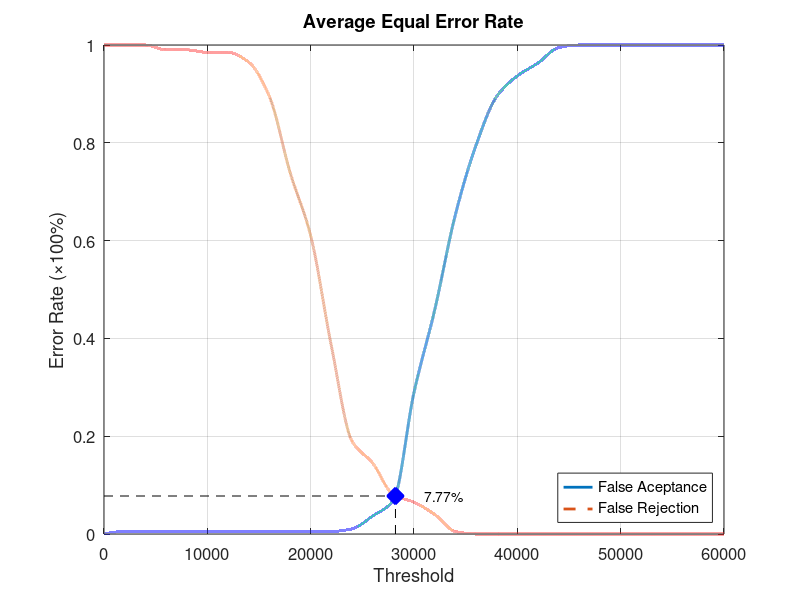
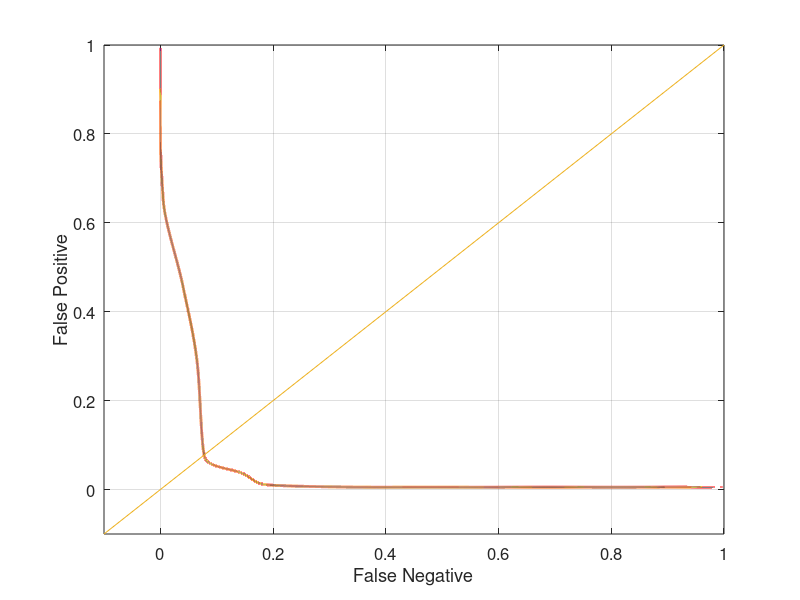

These charts were generated, in order, by the following MATLAB code:
function yEER = Database2_3
close all;
clear;
clc;
x = 0:2000:60000;
xq = 0:0.5:60000;

y0 = [0 0.00526316 0.00526316 0.00526316 0.00526316 0.00526316 0.00526316 0.00526316 0.00526316 0.00526316 0.00526316 0.00526316 0.0105263 0.0368421 0.0684211 0.289474 0.457895 0.652632 0.794737 0.894737 0.936842 0.963158 0.994737 1 1 1 1 1 1 1 1];
yy0 = interp1(x, y0, xq, 'pchip');
y1 = [1 1 1 0.99 0.99 0.985 0.985 0.965 0.895 0.74 0.61 0.385 0.19 0.145 0.08 0.065 0.04 0.005 0 0 0 0 0 0 0 0 0 0 0 0 0];
yy1 = interp1(x, y1, xq, 'pchip');

% Calculating EER: 
y2 = abs(y0 - y1);
find(y2 == min(y2))
yy2 = abs(yy0 - yy1);
xEER = find(yy2 == min(yy2));
xEERIndex = xq(xEER) % X-axis EER
yEER = yy0(xEER) % Y-axis EER

main = figure
plot(xq, yy0,'-','LineWidth', 2);	hold on
plot(xq, yy1,'--','LineWidth', 2);	hold on
plot([xEERIndex xEERIndex], [0 yEER], 'k--');	hold on
plot([0 xEERIndex], [yEER yEER], 'k--');	hold on
plot(xEERIndex, yEER, 'bx', 'LineWidth', 10);	hold on
text(xEERIndex + 10 * xEERIndex / 100, yEER, [num2str(round((10000 * yEER)) / 100) '%'])
legend('False Aceptance', 'False Rejection', 'Location', 'SouthEast')
xlabel('Threshold')
ylabel('Error Rate (\times100%)')
title('Average Equal Error Rate')
set(gca, 'FontSize', 12)
axis([0 60000 0 1])
grid on

print(main, 'Database2_3Main', '-dpng');
FNRxFPR = figure('Color', [1 1 1]);
plot(yy1, yy0, '-', yy1, yy0, 'LineWidth', 2);
hold on
y = -0.1:0.1:1
plot(y, y); 
set(gca, 'FontSize', 12)
xlabel('False Negative')
ylabel('False Positive')
axis([-0.1 1 -0.1 1])
set(gca, 'FontSize', 12)
grid on

print(FNRxFPR, 'Database2_3FNRxFPR','-dpng');
end
